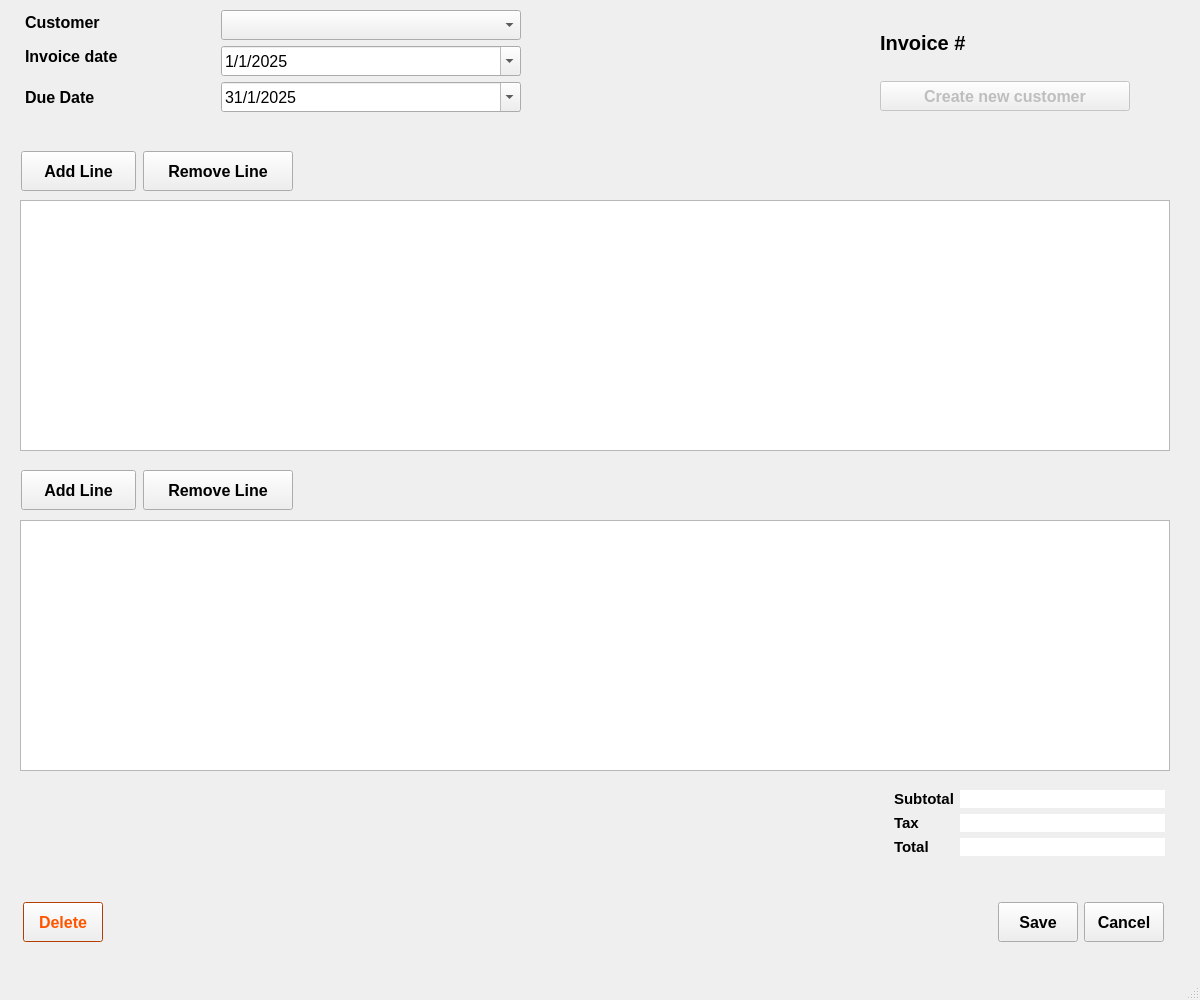
<?xml version="1.0" encoding="UTF-8"?>
<ui version="4.0">
 <class>invoiceView</class>
 <widget class="QMainWindow" name="invoiceView">
  <property name="geometry">
   <rect>
    <x>0</x>
    <y>0</y>
    <width>1200</width>
    <height>1000</height>
   </rect>
  </property>
  <property name="minimumSize">
   <size>
    <width>1200</width>
    <height>1000</height>
   </size>
  </property>
  <property name="maximumSize">
   <size>
    <width>1200</width>
    <height>1000</height>
   </size>
  </property>
  <property name="windowTitle">
   <string>MainWindow</string>
  </property>
  <widget class="QWidget" name="centralwidget">
   <widget class="QTableView" name="invoice_lines_table_view">
    <property name="geometry">
     <rect>
      <x>20</x>
      <y>200</y>
      <width>1150</width>
      <height>251</height>
     </rect>
    </property>
    <property name="sizePolicy">
     <sizepolicy hsizetype="Expanding" vsizetype="Expanding">
      <horstretch>0</horstretch>
      <verstretch>0</verstretch>
     </sizepolicy>
    </property>
    <property name="minimumSize">
     <size>
      <width>0</width>
      <height>0</height>
     </size>
    </property>
    <property name="maximumSize">
     <size>
      <width>16777215</width>
      <height>16777215</height>
     </size>
    </property>
    <property name="editTriggers">
     <set>QAbstractItemView::AnyKeyPressed|QAbstractItemView::DoubleClicked|QAbstractItemView::EditKeyPressed|QAbstractItemView::SelectedClicked</set>
    </property>
    <attribute name="horizontalHeaderCascadingSectionResizes">
     <bool>true</bool>
    </attribute>
    <attribute name="horizontalHeaderStretchLastSection">
     <bool>true</bool>
    </attribute>
   </widget>
   <widget class="QWidget" name="layoutWidget">
    <property name="geometry">
     <rect>
      <x>23</x>
      <y>902</y>
      <width>1141</width>
      <height>41</height>
     </rect>
    </property>
    <layout class="QHBoxLayout" name="btn_hbox">
     <item>
      <widget class="QPushButton" name="delete_btn">
       <property name="sizePolicy">
        <sizepolicy hsizetype="Maximum" vsizetype="Maximum">
         <horstretch>0</horstretch>
         <verstretch>0</verstretch>
        </sizepolicy>
       </property>
       <property name="minimumSize">
        <size>
         <width>0</width>
         <height>0</height>
        </size>
       </property>
       <property name="maximumSize">
        <size>
         <width>115</width>
         <height>40</height>
        </size>
       </property>
       <property name="palette">
        <palette>
         <active>
          <colorrole role="WindowText">
           <brush brushstyle="SolidPattern">
            <color alpha="255">
             <red>255</red>
             <green>85</green>
             <blue>0</blue>
            </color>
           </brush>
          </colorrole>
          <colorrole role="Text">
           <brush brushstyle="SolidPattern">
            <color alpha="255">
             <red>255</red>
             <green>85</green>
             <blue>0</blue>
            </color>
           </brush>
          </colorrole>
          <colorrole role="ButtonText">
           <brush brushstyle="SolidPattern">
            <color alpha="255">
             <red>255</red>
             <green>85</green>
             <blue>0</blue>
            </color>
           </brush>
          </colorrole>
          <colorrole role="Base">
           <brush brushstyle="SolidPattern">
            <color alpha="255">
             <red>255</red>
             <green>255</green>
             <blue>255</blue>
            </color>
           </brush>
          </colorrole>
          <colorrole role="Window">
           <brush brushstyle="SolidPattern">
            <color alpha="255">
             <red>255</red>
             <green>85</green>
             <blue>0</blue>
            </color>
           </brush>
          </colorrole>
          <colorrole role="PlaceholderText">
           <brush brushstyle="NoBrush">
            <color alpha="128">
             <red>255</red>
             <green>85</green>
             <blue>0</blue>
            </color>
           </brush>
          </colorrole>
         </active>
         <inactive>
          <colorrole role="WindowText">
           <brush brushstyle="SolidPattern">
            <color alpha="255">
             <red>255</red>
             <green>85</green>
             <blue>0</blue>
            </color>
           </brush>
          </colorrole>
          <colorrole role="Text">
           <brush brushstyle="SolidPattern">
            <color alpha="255">
             <red>255</red>
             <green>85</green>
             <blue>0</blue>
            </color>
           </brush>
          </colorrole>
          <colorrole role="ButtonText">
           <brush brushstyle="SolidPattern">
            <color alpha="255">
             <red>255</red>
             <green>85</green>
             <blue>0</blue>
            </color>
           </brush>
          </colorrole>
          <colorrole role="Base">
           <brush brushstyle="SolidPattern">
            <color alpha="255">
             <red>255</red>
             <green>255</green>
             <blue>255</blue>
            </color>
           </brush>
          </colorrole>
          <colorrole role="Window">
           <brush brushstyle="SolidPattern">
            <color alpha="255">
             <red>255</red>
             <green>85</green>
             <blue>0</blue>
            </color>
           </brush>
          </colorrole>
          <colorrole role="PlaceholderText">
           <brush brushstyle="NoBrush">
            <color alpha="128">
             <red>255</red>
             <green>85</green>
             <blue>0</blue>
            </color>
           </brush>
          </colorrole>
         </inactive>
         <disabled>
          <colorrole role="WindowText">
           <brush brushstyle="SolidPattern">
            <color alpha="255">
             <red>255</red>
             <green>85</green>
             <blue>0</blue>
            </color>
           </brush>
          </colorrole>
          <colorrole role="Text">
           <brush brushstyle="SolidPattern">
            <color alpha="255">
             <red>255</red>
             <green>85</green>
             <blue>0</blue>
            </color>
           </brush>
          </colorrole>
          <colorrole role="ButtonText">
           <brush brushstyle="SolidPattern">
            <color alpha="255">
             <red>255</red>
             <green>85</green>
             <blue>0</blue>
            </color>
           </brush>
          </colorrole>
          <colorrole role="Base">
           <brush brushstyle="SolidPattern">
            <color alpha="255">
             <red>255</red>
             <green>85</green>
             <blue>0</blue>
            </color>
           </brush>
          </colorrole>
          <colorrole role="Window">
           <brush brushstyle="SolidPattern">
            <color alpha="255">
             <red>255</red>
             <green>85</green>
             <blue>0</blue>
            </color>
           </brush>
          </colorrole>
          <colorrole role="PlaceholderText">
           <brush brushstyle="NoBrush">
            <color alpha="128">
             <red>255</red>
             <green>85</green>
             <blue>0</blue>
            </color>
           </brush>
          </colorrole>
         </disabled>
        </palette>
       </property>
       <property name="font">
        <font>
         <pointsize>12</pointsize>
         <weight>75</weight>
         <bold>true</bold>
        </font>
       </property>
       <property name="autoFillBackground">
        <bool>false</bool>
       </property>
       <property name="styleSheet">
        <string notr="true">QPushButton { 
	color : rgb(255, 85, 0)
}</string>
       </property>
       <property name="text">
        <string>Delete</string>
       </property>
      </widget>
     </item>
     <item>
      <spacer name="btn_spacer">
       <property name="orientation">
        <enum>Qt::Horizontal</enum>
       </property>
       <property name="sizeHint" stdset="0">
        <size>
         <width>1100</width>
         <height>20</height>
        </size>
       </property>
      </spacer>
     </item>
     <item>
      <widget class="QPushButton" name="save_btn">
       <property name="sizePolicy">
        <sizepolicy hsizetype="Maximum" vsizetype="Maximum">
         <horstretch>0</horstretch>
         <verstretch>0</verstretch>
        </sizepolicy>
       </property>
       <property name="minimumSize">
        <size>
         <width>0</width>
         <height>0</height>
        </size>
       </property>
       <property name="maximumSize">
        <size>
         <width>115</width>
         <height>40</height>
        </size>
       </property>
       <property name="font">
        <font>
         <pointsize>12</pointsize>
         <weight>75</weight>
         <bold>true</bold>
        </font>
       </property>
       <property name="autoFillBackground">
        <bool>true</bool>
       </property>
       <property name="text">
        <string>Save</string>
       </property>
      </widget>
     </item>
     <item>
      <widget class="QPushButton" name="cancel_btn">
       <property name="sizePolicy">
        <sizepolicy hsizetype="Maximum" vsizetype="Maximum">
         <horstretch>0</horstretch>
         <verstretch>0</verstretch>
        </sizepolicy>
       </property>
       <property name="minimumSize">
        <size>
         <width>0</width>
         <height>0</height>
        </size>
       </property>
       <property name="maximumSize">
        <size>
         <width>115</width>
         <height>40</height>
        </size>
       </property>
       <property name="font">
        <font>
         <pointsize>12</pointsize>
         <weight>75</weight>
         <bold>true</bold>
        </font>
       </property>
       <property name="text">
        <string>Cancel</string>
       </property>
      </widget>
     </item>
    </layout>
   </widget>
   <widget class="QWidget" name="layoutWidget">
    <property name="geometry">
     <rect>
      <x>25</x>
      <y>10</y>
      <width>611</width>
      <height>121</height>
     </rect>
    </property>
    <layout class="QFormLayout" name="header_form">
     <property name="fieldGrowthPolicy">
      <enum>QFormLayout::FieldsStayAtSizeHint</enum>
     </property>
     <item row="1" column="1">
      <widget class="QComboBox" name="customer_cb">
       <property name="sizePolicy">
        <sizepolicy hsizetype="Preferred" vsizetype="Preferred">
         <horstretch>0</horstretch>
         <verstretch>0</verstretch>
        </sizepolicy>
       </property>
       <property name="minimumSize">
        <size>
         <width>300</width>
         <height>30</height>
        </size>
       </property>
       <property name="maximumSize">
        <size>
         <width>300</width>
         <height>30</height>
        </size>
       </property>
       <property name="font">
        <font>
         <pointsize>12</pointsize>
         <weight>50</weight>
         <bold>false</bold>
        </font>
       </property>
      </widget>
     </item>
     <item row="1" column="0">
      <widget class="QLabel" name="customer_label">
       <property name="minimumSize">
        <size>
         <width>120</width>
         <height>25</height>
        </size>
       </property>
       <property name="maximumSize">
        <size>
         <width>120</width>
         <height>20</height>
        </size>
       </property>
       <property name="font">
        <font>
         <pointsize>12</pointsize>
         <weight>75</weight>
         <bold>true</bold>
        </font>
       </property>
       <property name="text">
        <string>Customer</string>
       </property>
      </widget>
     </item>
     <item row="3" column="0">
      <widget class="QLabel" name="invoice_date_label">
       <property name="minimumSize">
        <size>
         <width>190</width>
         <height>20</height>
        </size>
       </property>
       <property name="maximumSize">
        <size>
         <width>190</width>
         <height>20</height>
        </size>
       </property>
       <property name="font">
        <font>
         <pointsize>12</pointsize>
         <weight>75</weight>
         <bold>true</bold>
        </font>
       </property>
       <property name="text">
        <string>Invoice date</string>
       </property>
      </widget>
     </item>
     <item row="3" column="1">
      <widget class="QDateEdit" name="invoice_date_edit">
       <property name="minimumSize">
        <size>
         <width>300</width>
         <height>30</height>
        </size>
       </property>
       <property name="maximumSize">
        <size>
         <width>300</width>
         <height>30</height>
        </size>
       </property>
       <property name="font">
        <font>
         <pointsize>12</pointsize>
        </font>
       </property>
       <property name="displayFormat">
        <string>d/M/yyyy</string>
       </property>
       <property name="calendarPopup">
        <bool>true</bool>
       </property>
       <property name="date">
        <date>
         <year>2025</year>
         <month>1</month>
         <day>1</day>
        </date>
       </property>
      </widget>
     </item>
     <item row="4" column="0">
      <widget class="QLabel" name="due_date_label">
       <property name="font">
        <font>
         <pointsize>12</pointsize>
         <weight>75</weight>
         <bold>true</bold>
        </font>
       </property>
       <property name="text">
        <string>Due Date</string>
       </property>
      </widget>
     </item>
     <item row="4" column="1">
      <widget class="QDateEdit" name="due_date_edit">
       <property name="minimumSize">
        <size>
         <width>300</width>
         <height>30</height>
        </size>
       </property>
       <property name="maximumSize">
        <size>
         <width>300</width>
         <height>30</height>
        </size>
       </property>
       <property name="font">
        <font>
         <pointsize>12</pointsize>
        </font>
       </property>
       <property name="displayFormat">
        <string>d/M/yyyy</string>
       </property>
       <property name="calendarPopup">
        <bool>true</bool>
       </property>
       <property name="date">
        <date>
         <year>2025</year>
         <month>1</month>
         <day>31</day>
        </date>
       </property>
      </widget>
     </item>
    </layout>
   </widget>
   <widget class="QWidget" name="layoutWidget">
    <property name="geometry">
     <rect>
      <x>880</x>
      <y>10</y>
      <width>291</width>
      <height>121</height>
     </rect>
    </property>
    <layout class="QVBoxLayout" name="header_vbox">
     <item>
      <widget class="QLabel" name="invoice_number_label">
       <property name="minimumSize">
        <size>
         <width>250</width>
         <height>25</height>
        </size>
       </property>
       <property name="maximumSize">
        <size>
         <width>250</width>
         <height>25</height>
        </size>
       </property>
       <property name="font">
        <font>
         <pointsize>15</pointsize>
         <weight>75</weight>
         <bold>true</bold>
        </font>
       </property>
       <property name="text">
        <string>Invoice #</string>
       </property>
      </widget>
     </item>
     <item>
      <widget class="QPushButton" name="add_client_btn">
       <property name="enabled">
        <bool>false</bool>
       </property>
       <property name="sizePolicy">
        <sizepolicy hsizetype="MinimumExpanding" vsizetype="Preferred">
         <horstretch>0</horstretch>
         <verstretch>0</verstretch>
        </sizepolicy>
       </property>
       <property name="minimumSize">
        <size>
         <width>200</width>
         <height>30</height>
        </size>
       </property>
       <property name="maximumSize">
        <size>
         <width>250</width>
         <height>30</height>
        </size>
       </property>
       <property name="font">
        <font>
         <pointsize>12</pointsize>
         <weight>75</weight>
         <bold>true</bold>
        </font>
       </property>
       <property name="text">
        <string>Create new customer</string>
       </property>
      </widget>
     </item>
    </layout>
   </widget>
   <widget class="QWidget" name="layoutWidget">
    <property name="geometry">
     <rect>
      <x>20</x>
      <y>151</y>
      <width>274</width>
      <height>41</height>
     </rect>
    </property>
    <layout class="QHBoxLayout" name="add_remove_hbox">
     <item>
      <widget class="QPushButton" name="add_line_btn">
       <property name="sizePolicy">
        <sizepolicy hsizetype="Maximum" vsizetype="Maximum">
         <horstretch>0</horstretch>
         <verstretch>0</verstretch>
        </sizepolicy>
       </property>
       <property name="minimumSize">
        <size>
         <width>0</width>
         <height>0</height>
        </size>
       </property>
       <property name="maximumSize">
        <size>
         <width>115</width>
         <height>40</height>
        </size>
       </property>
       <property name="font">
        <font>
         <pointsize>12</pointsize>
         <weight>75</weight>
         <bold>true</bold>
        </font>
       </property>
       <property name="text">
        <string>Add Line</string>
       </property>
      </widget>
     </item>
     <item>
      <widget class="QPushButton" name="remove_line_btn">
       <property name="sizePolicy">
        <sizepolicy hsizetype="Maximum" vsizetype="Maximum">
         <horstretch>0</horstretch>
         <verstretch>0</verstretch>
        </sizepolicy>
       </property>
       <property name="minimumSize">
        <size>
         <width>0</width>
         <height>0</height>
        </size>
       </property>
       <property name="maximumSize">
        <size>
         <width>150</width>
         <height>40</height>
        </size>
       </property>
       <property name="font">
        <font>
         <pointsize>12</pointsize>
         <weight>75</weight>
         <bold>true</bold>
        </font>
       </property>
       <property name="text">
        <string>Remove Line</string>
       </property>
      </widget>
     </item>
    </layout>
   </widget>
   <widget class="QWidget" name="layoutWidget">
    <property name="geometry">
     <rect>
      <x>894</x>
      <y>790</y>
      <width>271</width>
      <height>101</height>
     </rect>
    </property>
    <layout class="QFormLayout" name="invoice_total_form">
     <item row="0" column="0">
      <widget class="QLabel" name="subtotal_label">
       <property name="font">
        <font>
         <pointsize>11</pointsize>
         <weight>75</weight>
         <bold>true</bold>
        </font>
       </property>
       <property name="text">
        <string>Subtotal</string>
       </property>
      </widget>
     </item>
     <item row="0" column="1">
      <widget class="QLabel" name="subtotal_amt_label">
       <property name="palette">
        <palette>
         <active>
          <colorrole role="Base">
           <brush brushstyle="SolidPattern">
            <color alpha="255">
             <red>255</red>
             <green>255</green>
             <blue>255</blue>
            </color>
           </brush>
          </colorrole>
          <colorrole role="Window">
           <brush brushstyle="SolidPattern">
            <color alpha="255">
             <red>255</red>
             <green>255</green>
             <blue>255</blue>
            </color>
           </brush>
          </colorrole>
         </active>
         <inactive>
          <colorrole role="Base">
           <brush brushstyle="SolidPattern">
            <color alpha="255">
             <red>255</red>
             <green>255</green>
             <blue>255</blue>
            </color>
           </brush>
          </colorrole>
          <colorrole role="Window">
           <brush brushstyle="SolidPattern">
            <color alpha="255">
             <red>255</red>
             <green>255</green>
             <blue>255</blue>
            </color>
           </brush>
          </colorrole>
         </inactive>
         <disabled>
          <colorrole role="Base">
           <brush brushstyle="SolidPattern">
            <color alpha="255">
             <red>255</red>
             <green>255</green>
             <blue>255</blue>
            </color>
           </brush>
          </colorrole>
          <colorrole role="Window">
           <brush brushstyle="SolidPattern">
            <color alpha="255">
             <red>255</red>
             <green>255</green>
             <blue>255</blue>
            </color>
           </brush>
          </colorrole>
         </disabled>
        </palette>
       </property>
       <property name="font">
        <font>
         <pointsize>11</pointsize>
         <weight>75</weight>
         <bold>true</bold>
        </font>
       </property>
       <property name="autoFillBackground">
        <bool>true</bool>
       </property>
       <property name="text">
        <string/>
       </property>
       <property name="alignment">
        <set>Qt::AlignRight|Qt::AlignTrailing|Qt::AlignVCenter</set>
       </property>
      </widget>
     </item>
     <item row="1" column="0">
      <widget class="QLabel" name="tax_label">
       <property name="font">
        <font>
         <pointsize>11</pointsize>
         <weight>75</weight>
         <bold>true</bold>
        </font>
       </property>
       <property name="text">
        <string>Tax</string>
       </property>
      </widget>
     </item>
     <item row="1" column="1">
      <widget class="QLabel" name="tax_amt_label">
       <property name="palette">
        <palette>
         <active>
          <colorrole role="Base">
           <brush brushstyle="SolidPattern">
            <color alpha="255">
             <red>255</red>
             <green>255</green>
             <blue>255</blue>
            </color>
           </brush>
          </colorrole>
          <colorrole role="Window">
           <brush brushstyle="SolidPattern">
            <color alpha="255">
             <red>255</red>
             <green>255</green>
             <blue>255</blue>
            </color>
           </brush>
          </colorrole>
         </active>
         <inactive>
          <colorrole role="Base">
           <brush brushstyle="SolidPattern">
            <color alpha="255">
             <red>255</red>
             <green>255</green>
             <blue>255</blue>
            </color>
           </brush>
          </colorrole>
          <colorrole role="Window">
           <brush brushstyle="SolidPattern">
            <color alpha="255">
             <red>255</red>
             <green>255</green>
             <blue>255</blue>
            </color>
           </brush>
          </colorrole>
         </inactive>
         <disabled>
          <colorrole role="Base">
           <brush brushstyle="SolidPattern">
            <color alpha="255">
             <red>255</red>
             <green>255</green>
             <blue>255</blue>
            </color>
           </brush>
          </colorrole>
          <colorrole role="Window">
           <brush brushstyle="SolidPattern">
            <color alpha="255">
             <red>255</red>
             <green>255</green>
             <blue>255</blue>
            </color>
           </brush>
          </colorrole>
         </disabled>
        </palette>
       </property>
       <property name="font">
        <font>
         <pointsize>11</pointsize>
         <weight>75</weight>
         <bold>true</bold>
        </font>
       </property>
       <property name="autoFillBackground">
        <bool>true</bool>
       </property>
       <property name="text">
        <string/>
       </property>
       <property name="alignment">
        <set>Qt::AlignRight|Qt::AlignTrailing|Qt::AlignVCenter</set>
       </property>
      </widget>
     </item>
     <item row="2" column="0">
      <widget class="QLabel" name="total_label">
       <property name="font">
        <font>
         <pointsize>11</pointsize>
         <weight>75</weight>
         <bold>true</bold>
        </font>
       </property>
       <property name="text">
        <string>Total</string>
       </property>
      </widget>
     </item>
     <item row="2" column="1">
      <widget class="QLabel" name="total_amt_label">
       <property name="palette">
        <palette>
         <active>
          <colorrole role="Base">
           <brush brushstyle="SolidPattern">
            <color alpha="255">
             <red>255</red>
             <green>255</green>
             <blue>255</blue>
            </color>
           </brush>
          </colorrole>
          <colorrole role="Window">
           <brush brushstyle="SolidPattern">
            <color alpha="255">
             <red>255</red>
             <green>255</green>
             <blue>255</blue>
            </color>
           </brush>
          </colorrole>
         </active>
         <inactive>
          <colorrole role="Base">
           <brush brushstyle="SolidPattern">
            <color alpha="255">
             <red>255</red>
             <green>255</green>
             <blue>255</blue>
            </color>
           </brush>
          </colorrole>
          <colorrole role="Window">
           <brush brushstyle="SolidPattern">
            <color alpha="255">
             <red>255</red>
             <green>255</green>
             <blue>255</blue>
            </color>
           </brush>
          </colorrole>
         </inactive>
         <disabled>
          <colorrole role="Base">
           <brush brushstyle="SolidPattern">
            <color alpha="255">
             <red>255</red>
             <green>255</green>
             <blue>255</blue>
            </color>
           </brush>
          </colorrole>
          <colorrole role="Window">
           <brush brushstyle="SolidPattern">
            <color alpha="255">
             <red>255</red>
             <green>255</green>
             <blue>255</blue>
            </color>
           </brush>
          </colorrole>
         </disabled>
        </palette>
       </property>
       <property name="font">
        <font>
         <pointsize>11</pointsize>
         <weight>75</weight>
         <bold>true</bold>
        </font>
       </property>
       <property name="autoFillBackground">
        <bool>true</bool>
       </property>
       <property name="text">
        <string/>
       </property>
       <property name="alignment">
        <set>Qt::AlignRight|Qt::AlignTrailing|Qt::AlignVCenter</set>
       </property>
      </widget>
     </item>
    </layout>
   </widget>
   <widget class="QTableView" name="invoice_lines_table_view_2">
    <property name="geometry">
     <rect>
      <x>20</x>
      <y>520</y>
      <width>1150</width>
      <height>251</height>
     </rect>
    </property>
    <property name="sizePolicy">
     <sizepolicy hsizetype="Expanding" vsizetype="Expanding">
      <horstretch>0</horstretch>
      <verstretch>0</verstretch>
     </sizepolicy>
    </property>
    <property name="minimumSize">
     <size>
      <width>0</width>
      <height>0</height>
     </size>
    </property>
    <property name="maximumSize">
     <size>
      <width>16777215</width>
      <height>16777215</height>
     </size>
    </property>
    <property name="editTriggers">
     <set>QAbstractItemView::AnyKeyPressed|QAbstractItemView::DoubleClicked|QAbstractItemView::EditKeyPressed|QAbstractItemView::SelectedClicked</set>
    </property>
    <attribute name="horizontalHeaderCascadingSectionResizes">
     <bool>true</bool>
    </attribute>
    <attribute name="horizontalHeaderStretchLastSection">
     <bool>true</bool>
    </attribute>
   </widget>
   <widget class="QWidget" name="layoutWidget_2">
    <property name="geometry">
     <rect>
      <x>20</x>
      <y>470</y>
      <width>274</width>
      <height>41</height>
     </rect>
    </property>
    <layout class="QHBoxLayout" name="add_remove_hbox_2">
     <item>
      <widget class="QPushButton" name="add_line_btn_2">
       <property name="sizePolicy">
        <sizepolicy hsizetype="Maximum" vsizetype="Maximum">
         <horstretch>0</horstretch>
         <verstretch>0</verstretch>
        </sizepolicy>
       </property>
       <property name="minimumSize">
        <size>
         <width>0</width>
         <height>0</height>
        </size>
       </property>
       <property name="maximumSize">
        <size>
         <width>115</width>
         <height>40</height>
        </size>
       </property>
       <property name="font">
        <font>
         <pointsize>12</pointsize>
         <weight>75</weight>
         <bold>true</bold>
        </font>
       </property>
       <property name="text">
        <string>Add Line</string>
       </property>
      </widget>
     </item>
     <item>
      <widget class="QPushButton" name="remove_line_btn_2">
       <property name="sizePolicy">
        <sizepolicy hsizetype="Maximum" vsizetype="Maximum">
         <horstretch>0</horstretch>
         <verstretch>0</verstretch>
        </sizepolicy>
       </property>
       <property name="minimumSize">
        <size>
         <width>0</width>
         <height>0</height>
        </size>
       </property>
       <property name="maximumSize">
        <size>
         <width>150</width>
         <height>40</height>
        </size>
       </property>
       <property name="font">
        <font>
         <pointsize>12</pointsize>
         <weight>75</weight>
         <bold>true</bold>
        </font>
       </property>
       <property name="text">
        <string>Remove Line</string>
       </property>
      </widget>
     </item>
    </layout>
   </widget>
  </widget>
  <widget class="QMenuBar" name="menubar">
   <property name="geometry">
    <rect>
     <x>0</x>
     <y>0</y>
     <width>1200</width>
     <height>26</height>
    </rect>
   </property>
  </widget>
  <widget class="QStatusBar" name="statusbar"/>
 </widget>
 <resources/>
 <connections>
  <connection>
   <sender>cancel_btn</sender>
   <signal>clicked()</signal>
   <receiver>invoiceView</receiver>
   <slot>close()</slot>
   <hints>
    <hint type="sourcelabel">
     <x>188</x>
     <y>871</y>
    </hint>
    <hint type="destinationlabel">
     <x>586</x>
     <y>464</y>
    </hint>
   </hints>
  </connection>
 </connections>
</ui>
